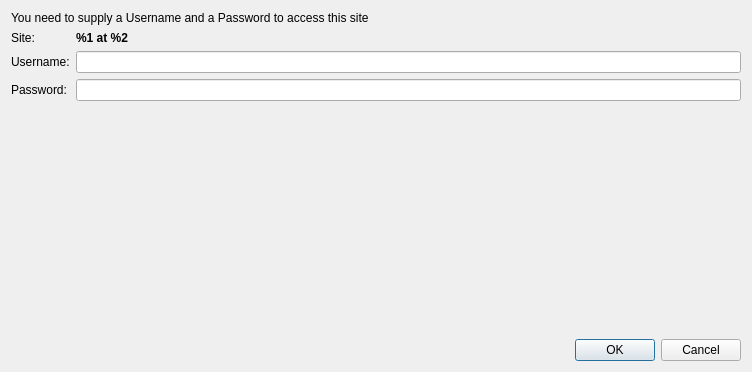
<?xml version="1.0" encoding="UTF-8"?>
<ui version="4.0">
 <class>Dialog</class>
 <widget class="QDialog" name="Dialog">
  <property name="geometry">
   <rect>
    <x>0</x>
    <y>0</y>
    <width>752</width>
    <height>372</height>
   </rect>
  </property>
  <property name="windowTitle">
   <string>Http authentication required</string>
  </property>
  <layout class="QGridLayout">
   <item row="0" column="0" colspan="2">
    <widget class="QLabel" name="label">
     <property name="text">
      <string>You need to supply a Username and a Password to access this site</string>
     </property>
     <property name="wordWrap">
      <bool>false</bool>
     </property>
    </widget>
   </item>
   <item row="2" column="0">
    <widget class="QLabel" name="label_2">
     <property name="text">
      <string>Username:</string>
     </property>
    </widget>
   </item>
   <item row="2" column="1">
    <widget class="QLineEdit" name="userEdit"/>
   </item>
   <item row="3" column="0">
    <widget class="QLabel" name="label_3">
     <property name="text">
      <string>Password:</string>
     </property>
    </widget>
   </item>
   <item row="3" column="1">
    <widget class="QLineEdit" name="passwordEdit">
     <property name="echoMode">
      <enum>QLineEdit::Password</enum>
     </property>
    </widget>
   </item>
   <item row="5" column="0" colspan="2">
    <widget class="QDialogButtonBox" name="buttonBox">
     <property name="orientation">
      <enum>Qt::Horizontal</enum>
     </property>
     <property name="standardButtons">
      <set>QDialogButtonBox::Cancel|QDialogButtonBox::Ok</set>
     </property>
    </widget>
   </item>
   <item row="1" column="0">
    <widget class="QLabel" name="label_4">
     <property name="text">
      <string>Site:</string>
     </property>
    </widget>
   </item>
   <item row="1" column="1">
    <widget class="QLabel" name="siteDescription">
     <property name="font">
      <font>
       <weight>75</weight>
       <bold>true</bold>
      </font>
     </property>
     <property name="text">
      <string>%1 at %2</string>
     </property>
     <property name="wordWrap">
      <bool>true</bool>
     </property>
    </widget>
   </item>
   <item row="4" column="0">
    <spacer>
     <property name="orientation">
      <enum>Qt::Vertical</enum>
     </property>
     <property name="sizeHint" stdset="0">
      <size>
       <width>20</width>
       <height>40</height>
      </size>
     </property>
    </spacer>
   </item>
  </layout>
 </widget>
 <resources/>
 <connections>
  <connection>
   <sender>buttonBox</sender>
   <signal>accepted()</signal>
   <receiver>Dialog</receiver>
   <slot>accept()</slot>
   <hints>
    <hint type="sourcelabel">
     <x>248</x>
     <y>254</y>
    </hint>
    <hint type="destinationlabel">
     <x>157</x>
     <y>274</y>
    </hint>
   </hints>
  </connection>
  <connection>
   <sender>buttonBox</sender>
   <signal>rejected()</signal>
   <receiver>Dialog</receiver>
   <slot>reject()</slot>
   <hints>
    <hint type="sourcelabel">
     <x>316</x>
     <y>260</y>
    </hint>
    <hint type="destinationlabel">
     <x>286</x>
     <y>274</y>
    </hint>
   </hints>
  </connection>
 </connections>
</ui>
